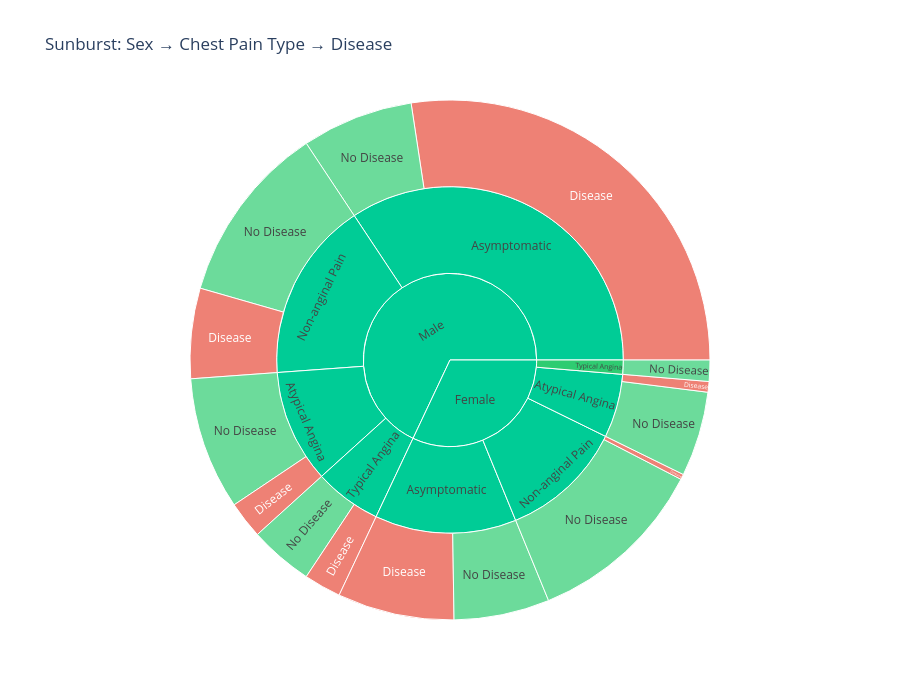

Write notebook code for a chart like this one.
### Code cell
import plotly.express as px
import pandas as pd

# Label mappings for your dataset
sex_map = {
    0: "Female",
    1: "Male"
}

cp_map = {
    1: "Typical Angina",
    2: "Atypical Angina",
    3: "Non-anginal Pain",
    4: "Asymptomatic"
}

target_map = {
    0: "No Disease",
    1: "Disease"
}

# Create a clean copy
sun = df.copy()

sun["sex"] = sun["sex"].astype(int).map(sex_map)
sun["cp"] = sun["cp"].astype(int).map(cp_map)
sun["target"] = sun["target"].astype(int).map(target_map)

# Aggregate counts
agg = (
    sun.groupby(["sex", "cp", "target"])
       .size()
       .reset_index(name="count")
)

fig = px.sunburst(
    agg,
    path=["sex", "cp", "target"],
    values="count",
    color="target",
    color_discrete_map={
        "Disease": PALETTE[1],
        "No Disease": PALETTE[0]
    },
    title="Sunburst: Sex → Chest Pain Type → Disease"
)

fig.update_layout(height=700)
fig.show()

### Figure 1 — Plotly figure (JSON) as saved in the notebook; plotly's stock layout.template omitted (floating-point values rounded to 4 significant figures)
{"data": [{"branchvalues": "total", "customdata": [["(?)"], ["(?)"], ["(?)"], ["(?)"], ["(?)"], ["(?)"], ["(?)"], ["(?)"], ["(?)"], ["Disease"], ["Disease"], ["Disease"], ["Disease"], ["Disease"], ["Disease"], ["Disease"], ["No Disease"], ["No Disease"], ["No Disease"], ["No Disease"], ["No Disease"], ["No Disease"], ["No Disease"], ["No Disease"], ["No Disease"]], "domain": {"x": [0, 1], "y": [0, 1]}, "hovertemplate": "labels=%{label}<br>count=%{value}<br>parent=%{parent}<br>id=%{id}<br>target=%{customdata[0]}<extra></extra>", "ids": ["Male", "Male/Typical Angina", "Male/Non-anginal Pain", "Male/Atypical Angina", "Male/Asymptomatic", "Female/Non-anginal Pain", "Female/Atypical Angina", "Female/Asymptomatic", "Female", "Male/Typical Angina/Disease", "Male/Non-anginal Pain/Disease", "Female/Asymptomatic/Disease", "Male/Atypical Angina/Disease", "Male/Asymptomatic/Disease", "Female/Non-anginal Pain/Disease", "Female/Atypical Angina/Disease", "Male/Asymptomatic/No Disease", "Male/Typical Angina/No Disease", "Female/Typical Angina/No Disease", "Female/Non-anginal Pain/No Disease", "Female/Typical Angina", "Female/Atypical Angina/No Disease", "Female/Asymptomatic/No Disease", "Male/Atypical Angina/No Disease", "Male/Non-anginal Pain/No Disease"], "labels": ["Male", "Typical Angina", "Non-anginal Pain", "Atypical Angina", "Asymptomatic", "Non-anginal Pain", "Atypical Angina", "Asymptomatic", "Female", "Disease", "Disease", "Disease", "Disease", "Disease", "Disease", "Disease", "No Disease", "No Disease", "No Disease", "No Disease", "Typical Angina", "No Disease", "No Disease", "No Disease", "No Disease"], "marker": {"colors": ["#00cc96", "#00cc96", "#00cc96", "#00cc96", "#00cc96", "#00cc96", "#00cc96", "#00cc96", "#00cc96", "#e74c3c", "#e74c3c", "#e74c3c", "#e74c3c", "#e74c3c", "#e74c3c", "#e74c3c", "#2ecc71", "#2ecc71", "#2ecc71", "#2ecc71", "#2ecc71", "#2ecc71", "#2ecc71", "#2ecc71", "#2ecc71"]}, "name": "", "parents": ["", "Male", "Male", "Male", "Male", "Female", "Female", "Female", "", "Male/Typical Angina", "Male/Non-anginal Pain", "Female/Asymptomatic", "Male/Atypical Angina", "Male/Asymptomatic", "Female/Non-anginal Pain", "Female/Atypical Angina", "Male/Asymptomatic", "Male/Typical Angina", "Female/Typical Angina", "Female/Non-anginal Pain", "Female", "Female/Atypical Angina", "Female/Asymptomatic", "Male/Atypical Angina", "Male/Non-anginal Pain"], "type": "sunburst", "values": [206.0, 19.0, 51.0, 32.0, 104.0, 35.0, 18.0, 40.0, 97.0, 7.0, 17.0, 22.0, 7.0, 83.0, 1.0, 2.0, 21.0, 12.0, 4.0, 34.0, 4.0, 16.0, 18.0, 25.0, 34.0]}], "layout": {"height": 700, "legend": {"tracegroupgap": 0}, "title": {"text": "Sunburst: Sex → Chest Pain Type → Disease"}}}
